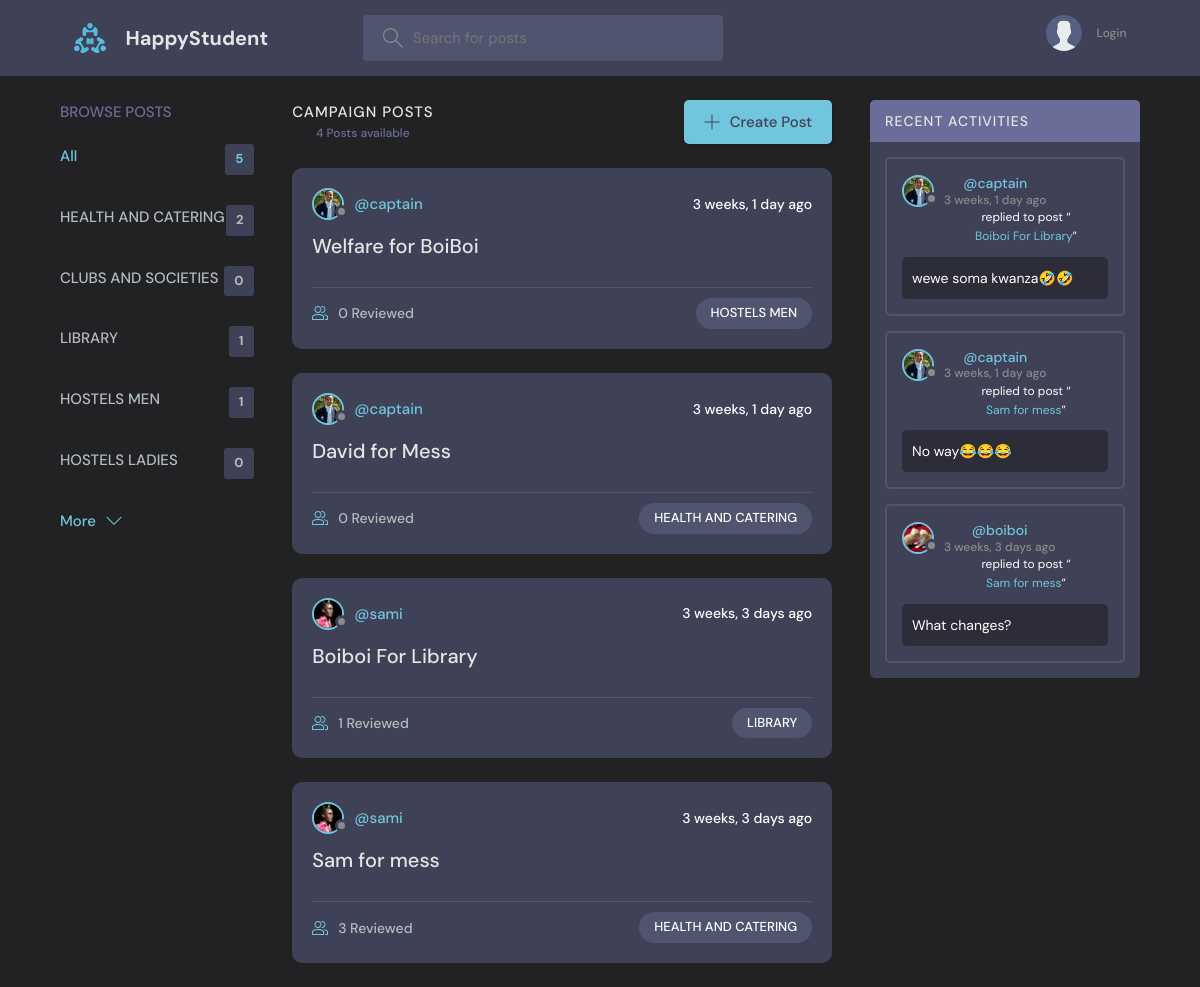
The page / on the database its author committed.
### base/models.py (models this page shows, shortened)
class Topic(models.Model):
    name = models.CharField(max_length=200)

class Room(models.Model):
    host = models.ForeignKey(User, on_delete=models.SET_NULL, null=True)
    topic = models.ForeignKey(Topic, on_delete=models.SET_NULL, null=True)
    name = models.CharField(max_length=200)
    description = models.TextField(null=True, blank=True)
    participants = models.ManyToManyField(
        User, related_name='participants', blank=True)
    updated = models.DateTimeField(auto_now=True)
    created = models.DateTimeField(auto_now_add=True)
    class Meta:
        ordering = ['-updated', '-created']
    def __str__(self):
        return self.name

class User(AbstractUser):
    username = models.CharField(max_length=200, unique=True, null=True)
    name = models.CharField(max_length=200, null=True)
    bio = models.TextField(null=True)
    avatar = models.ImageField(null=True, default="avatar.svg")
    USERNAME_FIELD = 'username'
    REQUIRED_FIELDS = []

class Message(models.Model):
    user = models.ForeignKey(User, on_delete=models.CASCADE)
    room = models.ForeignKey(Room, on_delete=models.CASCADE)
    body = models.TextField()
    updated = models.DateTimeField(auto_now=True)
    created = models.DateTimeField(auto_now_add=True)
    class Meta:
        ordering = ['-updated', '-created']

### base/views.py (the view)
# urls.py: path('', views.home, name="home"),
def home(request):
    q = request.GET.get('q') if request.GET.get('q') != None else ''
    rooms = Room.objects.filter(
        Q(topic__name__icontains=q) |
        Q(name__icontains=q) |
        Q(description__icontains=q)
    )
    topics = Topic.objects.all()[0:5]
    room_count = rooms.count()
    room_messages = Message.objects.filter(
        Q(room__topic__name__icontains=q))[0:3]
    context = {'rooms': rooms, 'topics': topics,
               'room_count': room_count, 'room_messages': room_messages}
    return render(request, 'base/home.html', context)

### base/templates/base/home.html (shortened to what this page needs)
{% extends 'main.html' %}
{% block content %}
<main class="layout layout--3">
  <div class="container">
    {% include 'base/topics_component.html' %}
    <div class="roomList">
      <div class="roomList__header">
        <div>
          <h2>Campaign Posts</h2>
          <p>{{room_count}} Posts available</p>
        </div>
        <a class="btn btn--main" href="{% url 'create-room' %}">
          <svg version="1.1" xmlns="http://www.w3.org/2000/svg" width="32" height="32" viewBox="0 0 32 32">
            <title>add</title>
            <path
              d="M16.943 0.943h-1.885v14.115h-14.115v1.885h14.115v14.115h1.885v-14.115h14.115v-1.885h-14.115v-14.115z">
            </path>
          </svg>
          Create Post
        </a>
      </div>
      {% include 'base/feed_component.html' %}
    </div>
    {% include 'base/activity_component.html' %}
  </div>
</main>
{% endblock %}

### base/templates/base/topics_component.html
<div class="topics">
    <div class="topics__header">
        <h2>Browse Posts</h2>
    </div>
    <ul class="topics__list">
        <li>
            <a href="{% url 'home' %}" class="active">All <span>{{topics.count}}</span></a>
        </li>
        {% for topic in topics %}
        <li>
            <a href="{% url 'home' %}?q={{topic.name}}">{{topic.name}}<span>{{topic.room_set.all.count}}</span></a>
        </li>
        {% endfor %}
    </ul>
    <a class="btn btn--link" href="{% url 'topics' %}">
        More
        <svg version="1.1" xmlns="http://www.w3.org/2000/svg" width="32" height="32" viewBox="0 0 32 32">
            <title>chevron-down</title>
            <path d="M16 21l-13-13h-3l16 16 16-16h-3l-13 13z"></path>
        </svg>
    </a>
</div>

### base/templates/base/feed_component.html (shortened to what this page needs)
{% for room in rooms %}
<div class="roomListRoom">
    <div class="roomListRoom__header">
        <a href="{% url 'user-profile' room.host.id %}" class="roomListRoom__author">
            <div class="avatar avatar--small">
                <img src="{{room.host.avatar.url}}" />
            </div>
            <span>@{{room.host.username}}</span>
        </a>
        <div class="roomListRoom__actions">
            <span>{{room.created|timesince}} ago</span>
        </div>
    </div>
    <div class="roomListRoom__content">
        <a href="{% url 'room' room.id %}">{{room.name}}</a>
    </div>
    <div class="roomListRoom__meta">
        <a href="{% url 'room' room.id %}" class="roomListRoom__joined">
            {{room.participants.all.count}} Reviewed
        </a>
        <p class="roomListRoom__topic">{{room.topic.name}}</p>
    </div>
</div>
{% endfor %}

### base/templates/base/activity_component.html (shortened to what this page needs)
<div class="activities">
    <div class="activities__header">
        <h2>Recent Activities</h2>
    </div>
    {% for message in room_messages %}
    <div class="activities__box">
        <div class="activities__boxHeader roomListRoom__header">
            <a href="{% url 'user-profile' message.user.id %}" class="roomListRoom__author">
                <div class="avatar avatar--small">
                    <img src="{{message.user.avatar.url}}" />
                </div>
                <p>
                    @{{message.user.username}}
                    <span>{{message.created|timesince}} ago</span>
                </p>
            </a>
        </div>
        <div class="activities__boxContent">
            <p>replied to post “<a href="{% url 'room' message.room.id %}">{{message.room}}</a>”</p>
            <div class="activities__boxRoomContent">{{message.body}}</div>
        </div>
    </div>
    {% endfor %}
</div>

### rows shown on the page
Topic: name "HEALTH AND CATERING", room_set.all.count "2"
Topic: name "CLUBS AND SOCIETIES", room_set.all.count "0"
Topic: name "LIBRARY", room_set.all.count "1"
Topic: name "HOSTELS MEN", room_set.all.count "1"
Topic: name "HOSTELS LADIES", room_set.all.count "0"
Room: host.avatar (picture), host.username "captain", created "3 weeks, 1 day", name "Welfare for BoiBoi", participants.all.count "0", topic.name "HOSTELS MEN"
Room: host.avatar (picture), host.username "captain", created "3 weeks, 1 day", name "David for Mess", participants.all.count "0", topic.name "HEALTH AND CATERING"
Room: host.avatar (picture), host.username "sami", created "3 weeks, 3 days", name "Boiboi For Library", participants.all.count "1", topic.name "LIBRARY"
Room: host.avatar (picture), host.username "sami", created "3 weeks, 3 days", name "Sam for mess", participants.all.count "3", topic.name "HEALTH AND CATERING"
Message: user.avatar (picture), user.username "captain", created "3 weeks, 1 day", room "Boiboi For Library", body "wewe soma kwanza🤣🤣"
Message: user.avatar (picture), user.username "captain", created "3 weeks, 1 day", room "Sam for mess", body "No way😂😂😂"
Message: user.avatar (picture), user.username "boiboi", created "3 weeks, 3 days", room "Sam for mess", body "What changes?"

### other values the page prints
{{ topics.count }} "5"
{{ room_count }} "4"
